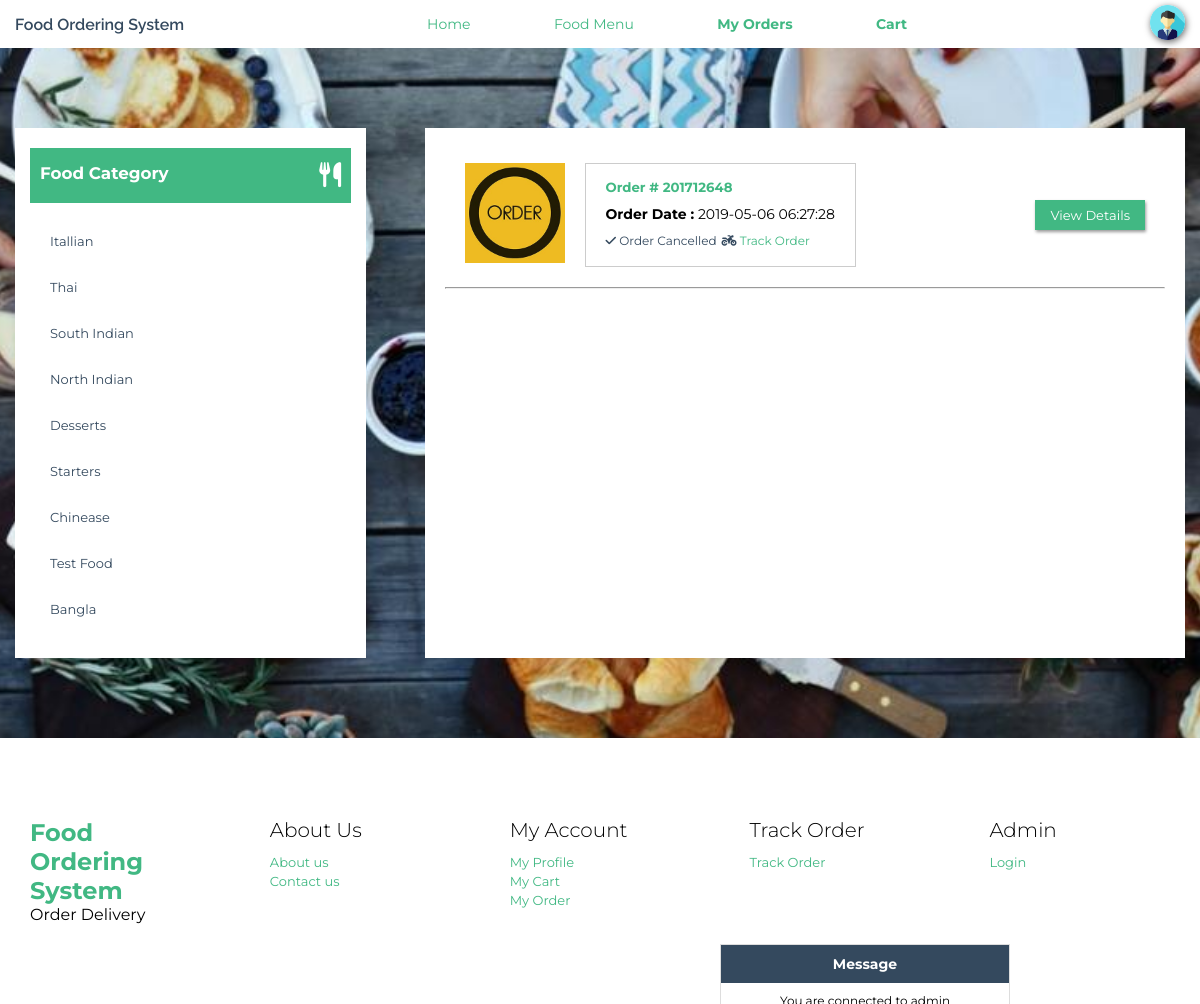
Page /my-order.php (signed in) on the committed database.
### tables this page shows
CREATE TABLE `tblcategory` (
  `ID` int(5) NOT NULL,
  `CategoryName` varchar(120) DEFAULT NULL,
  `CreationDate` timestamp NULL DEFAULT current_timestamp()
);

CREATE TABLE `tblorderaddresses` (
  `ID` int(11) NOT NULL,
  `UserId` char(100) DEFAULT NULL,
  `Ordernumber` char(100) DEFAULT NULL,
  `Flatnobuldngno` varchar(255) DEFAULT NULL,
  `StreetName` varchar(255) DEFAULT NULL,
  `Area` varchar(255) DEFAULT NULL,
  `Landmark` varchar(255) DEFAULT NULL,
  `City` varchar(255) DEFAULT NULL,
  `OrderTime` timestamp NOT NULL DEFAULT current_timestamp(),
  `OrderFinalStatus` varchar(255) DEFAULT NULL
);

### my-order.php (the view, shortened to what this page needs)
<?php
include_once('includes/dbconnection.php');
if (strlen($_SESSION['fosuid']==0)) {
  header('location:logout.php');
  } else {
  ?>
<!DOCTYPE html>
<html lang="en">
<head>
    <link href="css/animsition.min.css" rel="stylesheet">
    <link href="css/animate.css" rel="stylesheet">
    <link href="css/style.css" rel="stylesheet">
    <link href="css/order.css" rel="stylesheet">
</head>
<body>
    <div class="site-wrapper animsition" data-animsition-in="fade-in" data-animsition-out="fade-out">
        <header id="header" class="header-scroll top-header headrom">
            <?php include_once('includes/header.php');?>
        </header>
        <div class="page-wrapper">
            <section class="restaurants-page">
                <div class="container">
                    <div class="order-row">
                        <div class="menu">
                            <div class="sidebar">
                                <div class="main-block">
                                    <div class="sidebar-title white-txt">
                                        <h6>Food Category</h6> <i class="fa fa-cutlery pull-right"></i>
                                    </div>
                                    <ul id="food-menu">
                                    <?php
      $query=mysqli_query($con,"select * from  tblcategory");
              while($row=mysqli_fetch_array($query))
              {
              ?>
                                        <li>
                                            <label class="custom-control custom-checkbox">
                                                <span class="custom-control-description"><a
                                                        href="viewfood-categorywise.php?catid=<?php echo $row['CategoryName'];?>"><?php echo $row['CategoryName'];?></a></span>
                                            </label>
                                        </li>
                                    <?php } ?>
                                    </ul>
                                </div>
                            </div>
                        </div>
                        <div class="order-detail">
                            <div class="restaurant-entry">
                                <?php
$uid=$_SESSION['fosuid'];
      $query=mysqli_query($con,"select * from  tblorderaddresses  where UserId='$uid'");
              while($row=mysqli_fetch_array($query))
              { ?>
                                <div class="order-id">
                                    <div class="order">
                                        <div class="entry-logo">
                                            <a class="img-fluid"
                                                href="order-details.php?orderid=<?php echo $row['Ordernumber'];?>"><img
                                                    src="images/order.jpg" width="100" height="100" alt="Order "></a>
                                        </div>
                                        <div class="entry-dscr">
                                            <h5><a href="order-details.php?orderid=<?php echo $row['Ordernumber'];?>">Order
                                                    # <?php echo $row['Ordernumber'];?></a></h5>
                                            <p><b>Order Date :</b> <?php echo $row['OrderTime']?></p>
                                            <ul class="list-inline">
                                                <li class="list-inline-item"><i class="fa fa-check"></i>
                                                    <?php $status=$row['OrderFinalStatus'];
if($status==''){
 echo "Waiting for Restaurant confirmation";
} else{
echo $status;
}
                                                    ?></li>
                                                <li class="list-inline-item"><i class="fa fa-motorcycle"></i>
                                                    <a href="javascript:void(0);"
                                                        onClick="popUpWindow('trackorder.php?oid=<?php echo htmlentities($row['Ordernumber']);?>');"
                                                        title="Track order">Track Order</a></li>
                                            </ul>
                                        </div>
                                    </div>
                                    <div class="order-view">
                                        <div class="right-content bg-white">
                                            <div class="right-review">
                                                <a href="order-details.php?orderid=<?php echo $row['Ordernumber'];?>"
                                                    class="btn theme-btn-dash">View Details</a> </div>
                                        </div>
                                    </div>
                                </div>
                                <hr />
                                <?php } ?>
                            </div>
                        </div>
                    </div>
                </div>
        </div>
        <?php include('includes/footer.php');?>
    </div>
</body>
</html>
<?php } ?>

### css/style.css (style rules this page uses)
:root { --font-dark:#34495E; --font-white:#ffffff; --font-primary:#41B883; --bg-primary:#34495E; --bg-secondary:#41B883; }
* { margin: 0; padding: 0; box-sizing: border-box; }
body { font-family: 'Montserrat', sans-serif; }
a { text-decoration: none; }
p { font-size: 14px; }
section { padding: 80px 0; }
.container { max-width: 1170px; margin:0 auto; }
header { box-shadow: 1px 2px 3px rgba(0,0,0,0.5); background: white; }

### css/order.css (style rules this page uses)
.page-wrapper { background-image: url(../images/f-d.jpg); background-position: center; background-size: cover; background-repeat: no-repeat; background-attachment: fixed; }
.menu { background: white; padding: 20px 15px; width: 30%; }
.sidebar-title { background: var(--bg-secondary); padding: 15px 10px; color: white; font-size: 25px; display: flex; justify-content: space-between; }
.order-row { display: flex; justify-content: space-between; }
ul#food-menu { list-style: none; margin-top: 15px; }
ul#food-menu li a { display: block; padding: 15px 20px; font-size: 13px; color: var(--font-dark); }
.order-detail { width: 65%; background: white; padding: 15px 20px; }
.order { display: flex; }
ul.list-inline { list-style: none; display: flex; }
ul.list-inline li { font-size: 12px; color: var(--font-dark); }
ul.list-inline li:last-child { margin-left: 5px; }
ul.list-inline li:last-child a { color: var(--font-primary); }
.entry-dscr { padding: 0 20px; border: 1px solid #ccc; margin-left: 20px; }
.entry-dscr h5 { margin-top: 15px; }
.entry-dscr h5 a { color: var(--font-primary); }
.entry-dscr p { margin: 10px 0; }
.order-view .right-review a { display: inline-block; font-size: 13px; padding: 7px 15px; background: var(--bg-secondary); border: none; box-shadow: 1px 2px 3px rgba(0,0,0,0.4); color: white; }
.order-id { display: flex; align-items: center; justify-content: space-between; padding: 20px; }
.restaurant-entry { height: 500px; overflow-y: auto; }

### rows in the picture
tblcategory: CategoryName "Itallian"
tblcategory: CategoryName "Thai"
tblcategory: CategoryName "South Indian"
tblcategory: CategoryName "North Indian"
tblcategory: CategoryName "Desserts"
tblcategory: CategoryName "Starters"
tblcategory: CategoryName "Chinease"
tblcategory: CategoryName "Test Food"
tblcategory: CategoryName "Bangla"
tblorderaddresses: Ordernumber "201712648", OrderTime "2019-05-06 06:27:28", OrderFinalStatus "Order Cancelled"
